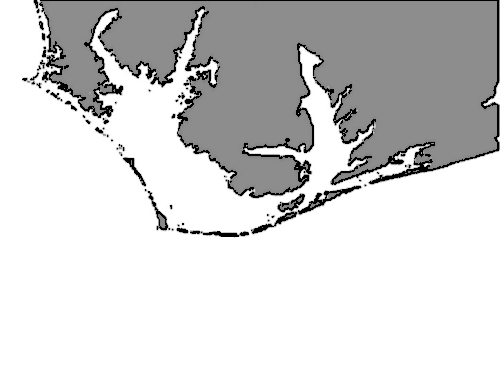
#> input picture cape_python.png, 500 x 380 px
$ python visualization.py
#> lines starting #> are read from the running program, lines starting #| are printed output that depends on the picture
### bayes_challenge2.py
import sys
import random
import itertools
import numpy as np
import cv2 as cv

import argparse

parser = argparse.ArgumentParser(description='monte-carlo method')
parser.add_argument('--is123', type=str, default=True)
parser.add_argument('--count',type=int, default=1000)
args = parser.parse_args()

MAP_FILE = 'cape_python.png'


# Assign search area (SA) corner point locations based on image pixels.
SA1_CORNERS = (130, 265, 180, 315)  # (UL-X, UL-Y, LR-X, LR-Y)
SA2_CORNERS = (80, 255, 130, 305)   # (UL-X, UL-Y, LR-X, LR-Y)
SA3_CORNERS = (105, 205, 155, 255)  # (UL-X, UL-Y, LR-X, LR-Y)


class Search():
    """Bayesian Search & Rescue game with 3 search areas."""

    def __init__(self, name):
        self.name = name
        self.img = cv.imread(MAP_FILE, cv.IMREAD_COLOR)
        if self.img is None:
            print('Could not load map file {}'.format(MAP_FILE),
                  file=sys.stderr)
            sys.exit(1)

        # Set placeholders for sailor's actual location
        self.area_actual = 0
        self.sailor_actual = [0, 0]  # As "local" coords within search area

        # Create numpy arrays for each search area by indexing image array.
        self.sa1 = self.img[SA1_CORNERS[1] : SA1_CORNERS[3],
                            SA1_CORNERS[0] : SA1_CORNERS[2]]

        self.sa2 = self.img[SA2_CORNERS[1] : SA2_CORNERS[3],
                            SA2_CORNERS[0] : SA2_CORNERS[2]]

        self.sa3 = self.img[SA3_CORNERS[1] : SA3_CORNERS[3],
                            SA3_CORNERS[0] : SA3_CORNERS[2]]

        # Set initial per-area target probabilities for finding sailor
        self.p1 = 0.2
        self.p2 = 0.5
        self.p3 = 0.3

        # Initialize search effectiveness probabilities.
        self.sep1 = 0
        self.sep2 = 0
        self.sep3 = 0

    def draw_map(self, last_known):
        """Display basemap with scale, last known xy location, search areas."""
        # Draw the scale bar.
        cv.line(self.img, (20, 370), (70, 370), (0, 0, 0), 2)
        cv.putText(self.img, '0', (8, 370), cv.FONT_HERSHEY_PLAIN, 1, (0, 0, 0))
        cv.putText(self.img, '50 Nautical Miles', (71, 370),
                   cv.FONT_HERSHEY_PLAIN, 1, (0, 0, 0))

        # Draw and number the search areas.
        cv.rectangle(self.img, (SA1_CORNERS[0], SA1_CORNERS[1]),
                     (SA1_CORNERS[2], SA1_CORNERS[3]), (0, 0, 0), 1)
        cv.putText(self.img, '1',
                   (SA1_CORNERS[0] + 3, SA1_CORNERS[1] + 15),
                   cv.FONT_HERSHEY_PLAIN, 1, 0)
        cv.rectangle(self.img, (SA2_CORNERS[0], SA2_CORNERS[1]),
                     (SA2_CORNERS[2], SA2_CORNERS[3]), (0, 0, 0), 1)
        cv.putText(self.img, '2',
                   (SA2_CORNERS[0] + 3, SA2_CORNERS[1] + 15),
                   cv.FONT_HERSHEY_PLAIN, 1, 0)
        cv.rectangle(self.img, (SA3_CORNERS[0], SA3_CORNERS[1]),
                     (SA3_CORNERS[2], SA3_CORNERS[3]), (0, 0, 0), 1)
        cv.putText(self.img, '3',
                   (SA3_CORNERS[0] + 3, SA3_CORNERS[1] + 15),
                   cv.FONT_HERSHEY_PLAIN, 1, 0)

        # Post the last known location of the sailor.
        cv.putText(self.img, '+', (last_known),
                   cv.FONT_HERSHEY_PLAIN, 1, (0, 0, 255))
        cv.putText(self.img, '+ = Last Known Position', (274, 355),
                   cv.FONT_HERSHEY_PLAIN, 1, (0, 0, 255))
        cv.putText(self.img, '* = Actual Position', (275, 370),
                   cv.FONT_HERSHEY_PLAIN, 1, (255, 0, 0))

        # cv.imshow('Search Area', self.img)
        # cv.moveWindow('Search Area', 750, 10)
        # cv.waitKey(500)

    def sailor_final_location(self, num_search_areas):
        """Return the actual x,y location of the missing sailor."""
        # Find sailor coordinates with respect to any Search Area sub-array.
        self.sailor_actual[0] = np.random.choice(self.sa1.shape[1])
        self.sailor_actual[1] = np.random.choice(self.sa1.shape[0])

        # Pick a search area at random.
        area = int(random.triangular(1, num_search_areas + 1))

        # Convert local search area coordinates to map coordinates.
        if area == 1:
            x = self.sailor_actual[0] + SA1_CORNERS[0]
            y = self.sailor_actual[1] + SA1_CORNERS[1]
            self.area_actual = 1
        elif area == 2:
            x = self.sailor_actual[0] + SA2_CORNERS[0]
            y = self.sailor_actual[1] + SA2_CORNERS[1]
            self.area_actual = 2
        elif area == 3:
            x = self.sailor_actual[0] + SA3_CORNERS[0]
            y = self.sailor_actual[1] + SA3_CORNERS[1]
            self.area_actual = 3
        return x, y

    def calc_search_effectiveness(self):
        """Set decimal search effectiveness value per search area."""
        self.sep1 = random.uniform(0.2, 0.9)
        self.sep2 = random.uniform(0.2, 0.9)
        self.sep3 = random.uniform(0.2, 0.9)

    def conduct_search(self, area_num, area_array, effectiveness_prob):
        """Return search results and list of searched coordinates."""
        local_y_range = range(area_array.shape[0])
        local_x_range = range(area_array.shape[1])
        coords = list(itertools.product(local_x_range, local_y_range))
        random.shuffle(coords)
        coords = coords[:int((len(coords) * effectiveness_prob))]
        loc_actual = (self.sailor_actual[0], self.sailor_actual[1])
        if area_num == self.area_actual and loc_actual in coords:
            return 'Found in Area {}.'.format(area_num), coords
        return 'Not Found', coords

    def revise_target_probs(self):
        """Update area target probabilities based on search effectiveness."""
        denom = self.p1 * (1 - self.sep1) + self.p2 * (1 - self.sep2) \
                + self.p3 * (1 - self.sep3)
        self.p1 = self.p1 * (1 - self.sep1) / denom
        self.p2 = self.p2 * (1 - self.sep2) / denom
        self.p3 = self.p3 * (1 - self.sep3) / denom


# [17 lines left out: function draw_menu, not called in this run]


def main(search_type:bool):
    app = Search('Cape_Python')
    app.draw_map(last_known=(160, 290))
    sailor_x, sailor_y = app.sailor_final_location(num_search_areas=3)
    # print("-" * 65)
    # print("\nInitial Target (P) Probabilities:")
    # print("P1 = {:.3f}, P2 = {:.3f}, P3 = {:.3f}".format(app.p1, app.p2, app.p3))
    search_num = 1

    def is123(search_type:str):
        d = {
            "1":app.p1, "2":app.p2, "3":app.p3
            }
        l = sorted(d.items(),key=lambda x:-x[1])
        ll = l[0][0]
        ans = ''
        if search_type=='123':
            ans = l[0][0]
        elif search_type=='456':
            s = set([l[0][0],l[1][0]])
            if "1" in s and "2" in s:
                ans = "4"
            if "1" in s and "3" in s:
                ans = "5"
            if "2" in s and "3" in s:
                ans = "6"
        return ans

    while True:
        app.calc_search_effectiveness()
        # draw_menu(search_num)
        choice = is123(search_type)

        if choice == "0":
            sys.exit()

        elif choice == "1":
            results_1, coords_1 = app.conduct_search(1, app.sa1, app.sep1)
            results_2, coords_2 = app.conduct_search(1, app.sa1, app.sep1)
            app.sep1 = (len(set(coords_1 + coords_2))) / (len(app.sa1)**2)
            app.sep2 = 0
            app.sep3 = 0

        elif choice == "2":
            results_1, coords_1 = app.conduct_search(2, app.sa2, app.sep2)
            results_2, coords_2 = app.conduct_search(2, app.sa2, app.sep2)
            app.sep1 = 0
            app.sep2 = (len(set(coords_1 + coords_2))) / (len(app.sa2)**2)
            app.sep3 = 0

        elif choice == "3":
            results_1, coords_1 = app.conduct_search(3, app.sa3, app.sep3)
            results_2, coords_2 = app.conduct_search(3, app.sa3, app.sep3)
            app.sep1 = 0
            app.sep2 = 0
            app.sep3 = (len(set(coords_1 + coords_2))) / (len(app.sa3)**2)

        elif choice == "4":
            results_1, coords_1 = app.conduct_search(1, app.sa1, app.sep1)
            results_2, coords_2 = app.conduct_search(2, app.sa2, app.sep2)
            app.sep3 = 0

        elif choice == "5":
            results_1, coords_1 = app.conduct_search(1, app.sa1, app.sep1)
            results_2, coords_2 = app.conduct_search(3, app.sa3, app.sep3)
            app.sep2 = 0

        elif choice == "6":
            results_1, coords_1 = app.conduct_search(2, app.sa2, app.sep2)
            results_2, coords_2 = app.conduct_search(3, app.sa3, app.sep3)
            app.sep1 = 0

        elif choice == "7":
            main()

        else:
            print("\nSorry, but that isn't a valid choice.", file=sys.stderr)
            continue

        app.revise_target_probs()  # Use Bayes' rule to update target probs.

        # [9 lines of commented-out code are left out]
        if results_1 == 'Not Found' and results_2 == 'Not Found':
            # [4 lines of commented-out code are left out]
            pass
        # [5 lines of commented-out code are left out]
            return search_num+1
        search_num += 1

# [6 lines that do not run on import are left out]

### visualization.py
import matplotlib.pyplot as plt
import time
from bayes_challenge2 import main

# 두 개의 리스트 생성 (예시)
data1 = []
data2 = []

start = time.time()

for _ in range(100):
    data1.append(main('123'))
    data2.append(main('456'))
#> this loop made 100 passes
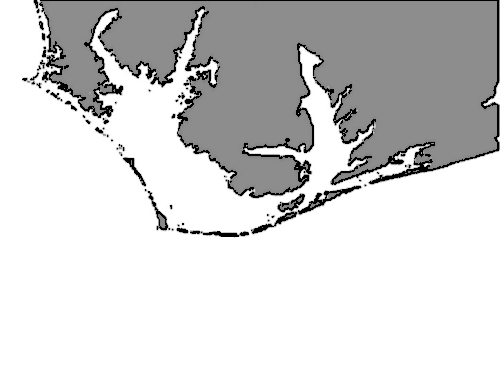
#> input picture cape_python.png, 500 x 380 px
#> pass 1, in __init__, `self.sa3 = self.img[SA3_CORNERS[1] : SA3_CORNERS[3], SA3_CORNERS[0] : ..`:
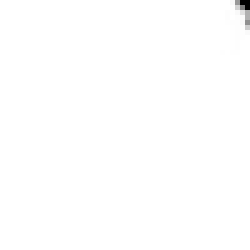
#> self.sa3: shape (50, 50, 3) (shown 5 times larger); min 0, max 255, mean 254.4

print(data1,data2)
print(time.time() - start)

# 히스토그램 그리기
plt.hist(data1, color='blue', alpha=0.5, label='Data 123')
plt.hist(data2, color='red', alpha=0.5, label='Data 456')

# 축 레이블과 범례 추가
plt.xlabel('Value')
plt.ylabel('Frequency')
plt.legend()

# 그래프 보이기
plt.show()
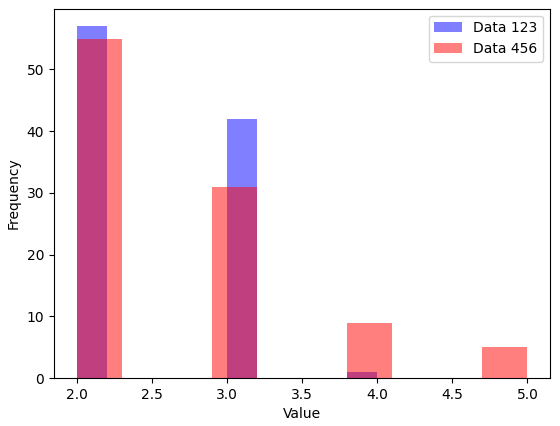
#> figure drawn by matplotlib, 1 panel; tallest bar 57 high, from x = 2 to 2.2; tallest bar 55 high, from x = 2 to 2.3
